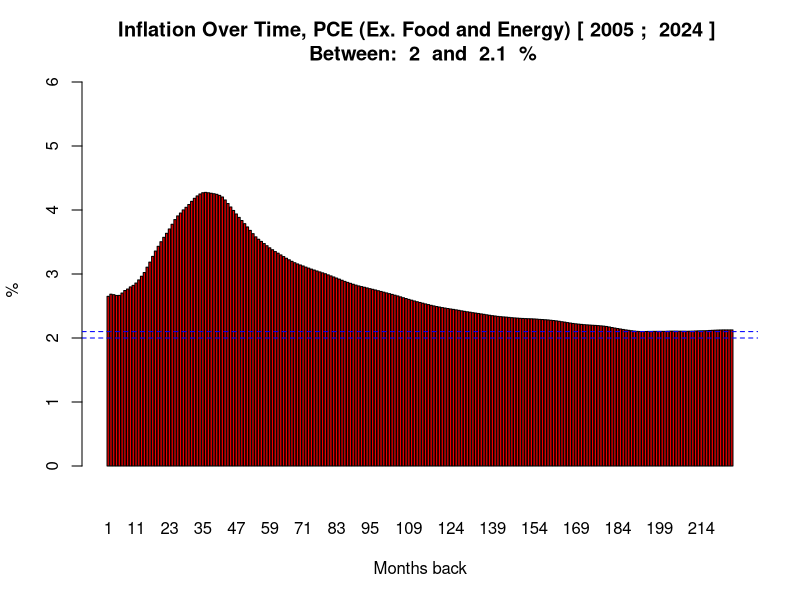

Source code (R):
inflation <- function(overTime, startYear, endYear){
  TARGET = 2
  THRESHOLD = 0.1
  TARGET_END = TARGET + THRESHOLD
  COLUMN_NAME = "PCEPILFE_PC1"
  table <- read.table("PCEPILFE.csv", header = TRUE, sep = ",")
  
  table <- table[seq(dim(table)[1],1),]

  count <- 1
  inflationOverTime <- c()
  xAxis <- c()
  index <- 1
  count <- 1
  firstIndex = -1;
  for (row in 1:nrow(table)) {
    date = table[row,"DATE"]
    if(as.numeric(substring(date, 1, 4)) > startYear){
    if(as.numeric(substring(date, 1, 4)) < endYear){
      if(firstIndex == -1){
        firstIndex = row
        count = firstIndex
      }
      
      sum <- 0
      rowValue = table[row, COLUMN_NAME]
      for(item in firstIndex:count){
        sum = sum + as.numeric(table[item, COLUMN_NAME])
      }
      
      avg = sum / index
      count <- count+1
    
      
      if(overTime){
        xAxis[index] = index
        inflationOverTime[index] = avg
      } else {
        xAxis[index] = date
        inflationOverTime[index] = rowValue
      }
      
      index <- index + 1
    }
    }
  }
  
  tableName = paste("Inflation, PCE (Ex. Food and Energy)","[",startYear, "; ", endYear-1, "]")
  xLabel = "Date"
  
  if(overTime){
    tableName = paste("Inflation Over Time, PCE (Ex. Food and Energy)","[",startYear, "; ", endYear-1, "]", "\n","Between: ", TARGET, " and ", TARGET_END, " %")   
    xLabel = "Months back"
  } else {
    print(xAxis[1])
  }
 
  
  if(overTime){
    barplot(height=inflationOverTime, 
            names=xAxis,
            col=ifelse(inflationOverTime >= TARGET & inflationOverTime <= TARGET_END ,"green","red2"), 
            main = tableName,
            xlab = xLabel,
            ylab = "%",
            ylim = c(-0.5,6))
  } else {
    barplot(height=inflationOverTime, 
            names=xAxis,
            col=ifelse(inflationOverTime >= TARGET,"red","red2"), 
            main = tableName,
            xlab = xLabel,
            ylab = "%",
            ylim = c(-0.5,6))
    
    
  }
  
  
  abline(h = TARGET,
         col = "blue",
         lty = "dashed",
         lwd = 1)
  
  if(overTime){
    abline(h = TARGET_END,
         col = "blue",
         lty = "dashed",
         lwd = 1)
  }

  
}


inflation(TRUE,2005, 2025)
